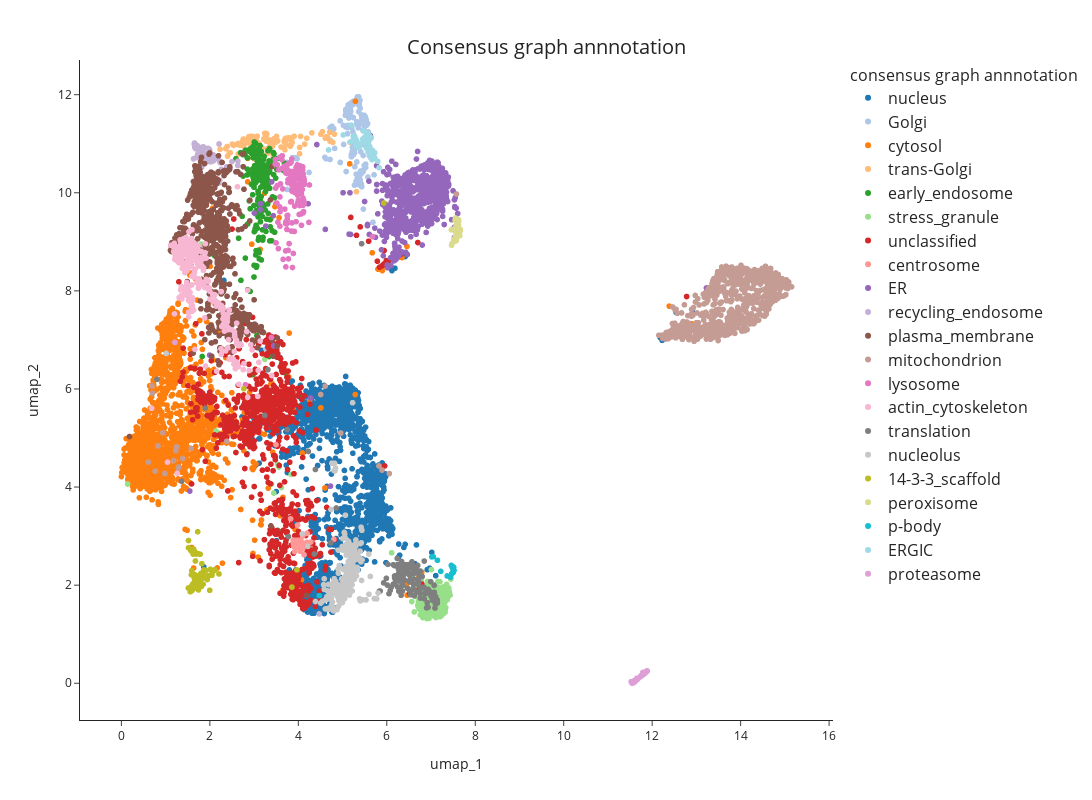

Notebook code cell kept with this figure:
### Code cell
# plot side-by-side
fig1 = px.scatter(
            umap_table,
            x="umap_1",
            y="umap_2",
            hover_name='Gene_name_canonical',
            color="consensus_graph_annnotation",
            #color_continuous_scale=px.colors.cyclical.mygbm[: -1], # small palette (Kibeom)
            #color_discrete_sequence=px.colors.qualitative.Dark24, # Duo: expand the color palette # for more options, see https://plotly.com/python/discrete-color/
            color_discrete_map = color_mapping_Oct25, # Duo: expand the color palette # for more options, see https://plotly.com/python/discrete-color/
            hover_data=None,
            template='simple_white')
fig1.update_traces(marker=dict(size=6))
fig1.update(layout_coloraxis_showscale=False)
fig1.update_layout(width=1200, height=800)
fig1.update_layout(title_text=f"Consensus graph annnotation", title_x=0.5, title_y=0.95, title_font_size=20)
fig1.update_legends(title_text='consensus graph annnotation', title_font_size=16, font_size=16 )

pio.write_html(fig1, file=plot_dir / f"{timestamp}_UMAP_consensus_graph_annnotation.html", auto_open=False)

fig1

### Figure 1 — Plotly figure (JSON) as saved in the notebook; plotly's stock layout.template omitted (floating-point values rounded to 4 significant figures; data arrays with more than 128 entries replaced by an {"elided": "..."} marker saying what was removed)
{"data": [{"hovertemplate": "<b>%{hovertext}</b><br><br>consensus_graph_annnotation=nucleus<br>umap_1=%{x}<br>umap_2=%{y}<extra></extra>", "hovertext": {"elided": "1537 str values"}, "legendgroup": "nucleus", "marker": {"color": "#1f77b4", "size": 6, "symbol": "circle"}, "mode": "markers", "name": "nucleus", "showlegend": true, "type": "scattergl", "x": {"elided": "1537 float values"}, "xaxis": "x", "y": {"elided": "1537 float values"}, "yaxis": "y"}, {"hovertemplate": "<b>%{hovertext}</b><br><br>consensus_graph_annnotation=Golgi<br>umap_1=%{x}<br>umap_2=%{y}<extra></extra>", "hovertext": {"elided": "193 str values"}, "legendgroup": "Golgi", "marker": {"color": "#aec7e8", "size": 6, "symbol": "circle"}, "mode": "markers", "name": "Golgi", "showlegend": true, "type": "scattergl", "x": {"elided": "193 float values"}, "xaxis": "x", "y": {"elided": "193 float values"}, "yaxis": "y"}, {"hovertemplate": "<b>%{hovertext}</b><br><br>consensus_graph_annnotation=cytosol<br>umap_1=%{x}<br>umap_2=%{y}<extra></extra>", "hovertext": {"elided": "1836 str values"}, "legendgroup": "cytosol", "marker": {"color": "#ff7f0e", "size": 6, "symbol": "circle"}, "mode": "markers", "name": "cytosol", "showlegend": true, "type": "scattergl", "x": {"elided": "1836 float values"}, "xaxis": "x", "y": {"elided": "1836 float values"}, "yaxis": "y"}, {"hovertemplate": "<b>%{hovertext}</b><br><br>consensus_graph_annnotation=trans-Golgi<br>umap_1=%{x}<br>umap_2=%{y}<extra></extra>", "hovertext": ["TM9SF2", "TBC1D5", "ACBD3", "ATG9A", "WDFY1", "SPG21", "ANGEL1", "SYNGR2", "TRAPPC8", "SPRYD7", "SNAP47", "ARFIP2", "TRAPPC2L", "SLC12A7", "DTNBP1", "OSBPL11", "SH3GLB1", "PSEN2", "SLC20A2", "LRBA", "TGOLN2", "MFSD4B", "SLC9A6", "TMEM63A", "TRAPPC13", "TMEM87A", "SV2A", "YIPF6", "SORT1", "KIAA0319L", "SYAP1", "SNX8", "GOLM1", "TRAPPC11", "SLC12A4", "KCT2", "LMBRD2", "ARFIP1", "SYNGR1", "ATP7B", "TVP23C", "MDK", "STX16", "C17orf75", "RAB29", "SPRY1", "TRAPPC3", "STX6", "ATP9B", "STX10", "DNAJC13", "VAMP4", "CPD", "SNX4", "TRAPPC2", "M6PR", "OSBP", "CLCN3", "CLCN5", "EFNA5", "ATP7A", "MTMR9", "ATP8A1", "SNX30", "FAM219B", "LRIG1", "AP1AR", "FAM91A1", "NAPG", "PLEKHH3", "TRAPPC6B", "TPRA1", "RAB43", "TRAPPC5", "FAM219A", "FAM177A1", "ARFGAP1", "DAGLB", "PI4K2B", "BLOC1S5", "RAB2B", "TRAPPC12", "GLG1", "TMEM230", "VTI1A", "RAB39B", "ANKRD27", "STX16", "TRAPPC9", "OSBPL9", "SLC35A5", "OSBPL10", "TMEM59", "WDR11", "PRKD2", "RAB33B", "CYSTM1", "HINT3", "RAB6B", "NDFIP2", "SNX7", "MTMR6", "TRAPPC4", "ATP6V0A2", "YIPF1", "TRAPPC1"], "legendgroup": "trans-Golgi", "marker": {"color": "#ffbb78", "size": 6, "symbol": "circle"}, "mode": "markers", "name": "trans-Golgi", "showlegend": true, "type": "scattergl", "x": [4.509, 3.35, 4.816, 2.934, 2.8, 3.105, 4.145, 2.641, 3.241, 3.679, 3.177, 4.626, 3.068, 2.401, 3.431, 3.874, 3.295, 3.696, 2.23, 2.389, 3.776, 2.92, 2.731, 2.671, 3.285, 3.904, 2.762, 3.428, 2.359, 3.777, 4.718, 2.89, 4.306, 3.279, 2.637, 4.05, 2.878, 3.451, 3.002, 3.218, 2.996, 2.459, 2.86, 3.354, 4.779, 2.534, 2.768, 2.783, 3.044, 2.926, 2.752, 3.494, 3.749, 2.868, 2.827, 2.946, 4.712, 2.97, 3.044, 2.997, 2.805, 3.435, 2.932, 2.966, 3.123, 3.61, 2.918, 3.362, 3.535, 2.438, 2.611, 2.727, 3.835, 2.724, 3.507, 4.612, 5.167, 3.274, 3.496, 3.419, 3.861, 3.253, 4.545, 3.688, 3.02, 3.324, 2.969, 5.313, 2.506, 3.712, 4.19, 3.854, 4.029, 3.319, 3.352, 4.661, 3.032, 4.028, 3.723, 3.817, 3.295, 3.372, 2.887, 3.711, 3.295, 2.904], "xaxis": "x", "y": [11.19, 10.89, 11.2, 11.11, 11.06, 11.01, 10.99, 10.79, 11.21, 11.04, 10.92, 11.14, 11.15, 10.75, 10.74, 11.13, 10.81, 10.88, 10.89, 10.94, 11.1, 11.15, 11.04, 10.97, 11.2, 11.15, 11.1, 11.03, 10.9, 11.12, 11.05, 11.06, 11.22, 11.21, 11.0, 11.15, 11.14, 11.1, 10.69, 11.09, 11.09, 10.82, 11.05, 11.07, 11.03, 10.97, 10.95, 11.07, 11.07, 11.11, 11.09, 11.03, 11.1, 11.02, 10.88, 11.11, 11.23, 11.15, 11.09, 11.1, 11.04, 11.04, 11.12, 11.12, 10.99, 10.93, 11.13, 10.97, 11.06, 10.81, 10.99, 10.81, 10.98, 10.97, 11.15, 11.11, 11.03, 11.05, 11.05, 10.95, 11.02, 11.16, 11.25, 11.08, 11.08, 10.82, 11.13, 10.02, 10.99, 11.11, 11.11, 11.03, 10.92, 11.07, 10.94, 11.13, 10.94, 10.8, 10.98, 10.95, 10.89, 10.97, 11.02, 11.04, 11.11, 11.02], "yaxis": "y"}, {"hovertemplate": "<b>%{hovertext}</b><br><br>consensus_graph_annnotation=early_endosome<br>umap_1=%{x}<br>umap_2=%{y}<extra></extra>", "hovertext": {"elided": "223 str values"}, "legendgroup": "early_endosome", "marker": {"color": "#2ca02c", "size": 6, "symbol": "circle"}, "mode": "markers", "name": "early_endosome", "showlegend": true, "type": "scattergl", "x": {"elided": "223 float values"}, "xaxis": "x", "y": {"elided": "223 float values"}, "yaxis": "y"}, {"hovertemplate": "<b>%{hovertext}</b><br><br>consensus_graph_annnotation=stress_granule<br>umap_1=%{x}<br>umap_2=%{y}<extra></extra>", "hovertext": {"elided": "241 str values"}, "legendgroup": "stress_granule", "marker": {"color": "#98df8a", "size": 6, "symbol": "circle"}, "mode": "markers", "name": "stress_granule", "showlegend": true, "type": "scattergl", "x": {"elided": "241 float values"}, "xaxis": "x", "y": {"elided": "241 float values"}, "yaxis": "y"}, {"hovertemplate": "<b>%{hovertext}</b><br><br>consensus_graph_annnotation=unclassified<br>umap_1=%{x}<br>umap_2=%{y}<extra></extra>", "hovertext": {"elided": "873 str values"}, "legendgroup": "unclassified", "marker": {"color": "#d62728", "size": 6, "symbol": "circle"}, "mode": "markers", "name": "unclassified", "showlegend": true, "type": "scattergl", "x": {"elided": "873 float values"}, "xaxis": "x", "y": {"elided": "873 float values"}, "yaxis": "y"}, {"hovertemplate": "<b>%{hovertext}</b><br><br>consensus_graph_annnotation=centrosome<br>umap_1=%{x}<br>umap_2=%{y}<extra></extra>", "hovertext": ["CCP110", "CEP72", "CEP57", "MED4", "ALMS1", "WRAP73", "RNF213", "MPHOSPH9", "CDK5RAP2", "CEP78", "CSPP1", "CEP290", "CEP350", "OFD1", "BBS4", "CEP131", "PCM1", "PCM1", "CCDC14", "CETN3", "CEP152", "PCNT", "CEP43", "CSNK1D", "KIF7", "C2CD3", "ODF2", "CROCC", "CEP350", "CEP135", "TPGS1", "CEP128", "CEP68", "MIB1", "CEP97", "SPICE1", "CNTROB", "NIN", "CEP120", "CEP192", "PIBF1", "TBC1D31", "CCDC138", "CEP63", "AKAP9", "CCDC77", "CEP250", "CEP41", "SSX2IP", "CCDC61"], "legendgroup": "centrosome", "marker": {"color": "#ff9896", "size": 6, "symbol": "circle"}, "mode": "markers", "name": "centrosome", "showlegend": true, "type": "scattergl", "x": [3.893, 3.925, 4.129, 4.032, 4.102, 3.931, 3.888, 4.098, 3.898, 3.825, 3.891, 3.944, 3.495, 3.922, 3.898, 3.973, 3.927, 3.993, 3.92, 4.804, 4.19, 3.966, 3.92, 3.962, 3.907, 4.197, 3.908, 4.09, 3.917, 3.93, 3.982, 3.946, 3.961, 3.984, 3.915, 4.041, 3.993, 4.058, 3.947, 4.146, 3.915, 3.898, 3.958, 4.28, 3.937, 4.059, 3.941, 3.989, 3.92, 3.93], "xaxis": "x", "y": [2.795, 2.861, 2.62, 2.915, 2.744, 2.841, 2.917, 3.002, 2.844, 3.353, 2.847, 2.887, 4.866, 2.832, 2.837, 2.883, 2.911, 2.843, 2.808, 2.935, 2.873, 2.841, 2.819, 2.876, 2.85, 3.054, 2.843, 2.827, 2.817, 2.823, 3.224, 2.861, 2.779, 2.915, 2.684, 2.691, 2.796, 2.759, 2.77, 2.853, 2.854, 2.839, 2.865, 2.878, 2.8, 2.915, 2.784, 2.866, 2.902, 2.874], "yaxis": "y"}, {"hovertemplate": "<b>%{hovertext}</b><br><br>consensus_graph_annnotation=ER<br>umap_1=%{x}<br>umap_2=%{y}<extra></extra>", "hovertext": {"elided": "750 str values"}, "legendgroup": "ER", "marker": {"color": "#9467bd", "size": 6, "symbol": "circle"}, "mode": "markers", "name": "ER", "showlegend": true, "type": "scattergl", "x": {"elided": "750 float values"}, "xaxis": "x", "y": {"elided": "750 float values"}, "yaxis": "y"}, {"hovertemplate": "<b>%{hovertext}</b><br><br>consensus_graph_annnotation=recycling_endosome<br>umap_1=%{x}<br>umap_2=%{y}<extra></extra>", "hovertext": ["GPRC5B", "FCGRT", "CDK16", "NKIRAS2", "CEMIP2", "MYADM", "CERK", "LDLR", "SLC12A6", "SYT1", "SCAMP2", "SERPINF1", "RAB11FIP5", "RALGAPA1", "STX3", "ATP13A3", "SMIM1", "ARHGAP10", "ECE1", "A0A3B3ITR4[p]", "ARL13B", "STEAP3", "ABCB1", "Q59FF5[p];A8CDT9[p]", "A8K6Q8[p];B7Z2I6[p]", "BICD1", "MICALL1", "ATP6V0D1", "PODXL", "ATP11A", "VAMP2", "ITGB1BP1", "SCAMP3", "SCAMP1", "STX7", "ATP9A", "SFN", "SLC1A1", "TRAPPC10", "ADGRE5", "SIRPA", "CSNK1G2", "LRP2", "ATP8B2", "LRP1", "PTPRJ", "ADAM9", "RAB32", "NHERF2", "VAMP3", "RAB11B", "RALGAPA2", "GFOD2", "ANO6", "ATP6V0A1", "WDR44", "COLEC12", "SLC35F1", "RAB11FIP1", "SLCO4C1", "RAB11FIP2", "RALGAPB", "STX12", "LMTK2", "CD302", "SLC35F2", "CMTM4", "CCNY", "ITFG1", "APBB2", "SCAMP4", "CMTM7", "ABHD17A", "CRACR2A", "VAMP8", "SEMA4C", "PACC1", "KIAA1549", "GFOD1", "PODXL2", "MRC2", "LNPEP", "PACSIN3", "ATP11B", "CSNK1G3"], "legendgroup": "recycling_endosome", "marker": {"color": "#c5b0d5", "size": 6, "symbol": "circle"}, "mode": "markers", "name": "recycling_endosome", "showlegend": true, "type": "scattergl", "x": [1.773, 2.012, 1.872, 1.669, 1.728, 2.196, 1.631, 1.961, 1.988, 1.998, 1.969, 2.63, 1.834, 1.713, 1.774, 1.865, 1.838, 1.785, 1.854, 1.675, 1.791, 1.862, 1.734, 1.658, 2.219, 2.415, 1.664, 2.498, 1.744, 1.839, 2.21, 1.723, 2.634, 2.079, 2.078, 1.778, 4.472, 1.853, 2.208, 1.813, 1.967, 1.816, 1.713, 1.85, 1.943, 1.677, 1.736, 1.879, 1.771, 2.46, 2.224, 1.652, 1.833, 1.786, 2.231, 2.08, 1.79, 1.897, 1.84, 2.024, 1.65, 1.734, 2.378, 1.671, 1.997, 1.937, 2.096, 1.898, 2.118, 2.257, 2.077, 1.967, 1.729, 1.885, 2.038, 1.814, 1.962, 1.69, 1.653, 1.78, 1.85, 2.0, 1.88, 1.791, 1.696], "xaxis": "x", "y": [10.81, 10.65, 10.19, 10.98, 10.93, 10.19, 10.69, 10.9, 10.89, 10.87, 10.69, 10.56, 10.83, 10.96, 10.52, 10.93, 10.89, 10.41, 10.7, 10.9, 10.84, 10.6, 10.9, 10.93, 10.43, 9.682, 10.98, 10.64, 10.8, 10.89, 10.66, 10.78, 10.64, 10.68, 10.65, 10.89, 1.414, 10.67, 11.0, 10.87, 10.65, 10.52, 10.96, 10.59, 10.77, 10.98, 10.77, 10.77, 10.55, 10.5, 10.26, 11.0, 10.61, 10.77, 10.62, 10.77, 10.89, 10.74, 10.8, 10.63, 10.98, 10.9, 10.53, 10.99, 10.63, 10.72, 10.29, 10.34, 10.7, 10.48, 10.71, 10.77, 10.91, 10.81, 10.68, 10.9, 10.72, 10.9, 11.02, 10.73, 10.94, 10.73, 10.65, 10.92, 10.72], "yaxis": "y"}, {"hovertemplate": "<b>%{hovertext}</b><br><br>consensus_graph_annnotation=plasma_membrane<br>umap_1=%{x}<br>umap_2=%{y}<extra></extra>", "hovertext": {"elided": "653 str values"}, "legendgroup": "plasma_membrane", "marker": {"color": "#8c564b", "size": 6, "symbol": "circle"}, "mode": "markers", "name": "plasma_membrane", "showlegend": true, "type": "scattergl", "x": {"elided": "653 float values"}, "xaxis": "x", "y": {"elided": "653 float values"}, "yaxis": "y"}, {"hovertemplate": "<b>%{hovertext}</b><br><br>consensus_graph_annnotation=mitochondrion<br>umap_1=%{x}<br>umap_2=%{y}<extra></extra>", "hovertext": {"elided": "864 str values"}, "legendgroup": "mitochondrion", "marker": {"color": "#c49c94", "size": 6, "symbol": "circle"}, "mode": "markers", "name": "mitochondrion", "showlegend": true, "type": "scattergl", "x": {"elided": "864 float values"}, "xaxis": "x", "y": {"elided": "864 float values"}, "yaxis": "y"}, {"hovertemplate": "<b>%{hovertext}</b><br><br>consensus_graph_annnotation=lysosome<br>umap_1=%{x}<br>umap_2=%{y}<extra></extra>", "hovertext": {"elided": "169 str values"}, "legendgroup": "lysosome", "marker": {"color": "#e377c2", "size": 6, "symbol": "circle"}, "mode": "markers", "name": "lysosome", "showlegend": true, "type": "scattergl", "x": {"elided": "169 float values"}, "xaxis": "x", "y": {"elided": "169 float values"}, "yaxis": "y"}, {"hovertemplate": "<b>%{hovertext}</b><br><br>consensus_graph_annnotation=actin_cytoskeleton<br>umap_1=%{x}<br>umap_2=%{y}<extra></extra>", "hovertext": {"elided": "279 str values"}, "legendgroup": "actin_cytoskeleton", "marker": {"color": "#f7b6d2", "size": 6, "symbol": "circle"}, "mode": "markers", "name": "actin_cytoskeleton", "showlegend": true, "type": "scattergl", "x": {"elided": "279 float values"}, "xaxis": "x", "y": {"elided": "279 float values"}, "yaxis": "y"}, {"hovertemplate": "<b>%{hovertext}</b><br><br>consensus_graph_annnotation=translation<br>umap_1=%{x}<br>umap_2=%{y}<extra></extra>", "hovertext": {"elided": "159 str values"}, "legendgroup": "translation", "marker": {"color": "#7f7f7f", "size": 6, "symbol": "circle"}, "mode": "markers", "name": "translation", "showlegend": true, "type": "scattergl", "x": {"elided": "159 float values"}, "xaxis": "x", "y": {"elided": "159 float values"}, "yaxis": "y"}, {"hovertemplate": "<b>%{hovertext}</b><br><br>consensus_graph_annnotation=nucleolus<br>umap_1=%{x}<br>umap_2=%{y}<extra></extra>", "hovertext": {"elided": "208 str values"}, "legendgroup": "nucleolus", "marker": {"color": "#c7c7c7", "size": 6, "symbol": "circle"}, "mode": "markers", "name": "nucleolus", "showlegend": true, "type": "scattergl", "x": {"elided": "208 float values"}, "xaxis": "x", "y": {"elided": "208 float values"}, "yaxis": "y"}, {"hovertemplate": "<b>%{hovertext}</b><br><br>consensus_graph_annnotation=14-3-3_scaffold<br>umap_1=%{x}<br>umap_2=%{y}<extra></extra>", "hovertext": {"elided": "130 str values"}, "legendgroup": "14-3-3_scaffold", "marker": {"color": "#bcbd22", "size": 6, "symbol": "circle"}, "mode": "markers", "name": "14-3-3_scaffold", "showlegend": true, "type": "scattergl", "x": {"elided": "130 float values"}, "xaxis": "x", "y": {"elided": "130 float values"}, "yaxis": "y"}, {"hovertemplate": "<b>%{hovertext}</b><br><br>consensus_graph_annnotation=peroxisome<br>umap_1=%{x}<br>umap_2=%{y}<extra></extra>", "hovertext": ["PEX26", "ACAA1", "ACOX1", "FAR2", "PEX6", "PEX12", "PEX5", "HSD17B4", "SCP2", "CAT", "ACBD5", "FAR1", "B4DL07[p]", "AGPS", "ACOT8", "GNPAT", "ACOX3", "SLC25A17", "PEX1", "PEX14", "ABCD3", "PEX2", "ABCD1", "EPHX2", "PEX3", "EHHADH", "TYSND1", "DECR2", "GSTK1", "ECI2", "ACAD11", "TMEM135", "LONP2", "PEX13", "PAFAH2", "PECR", "PXMP2", "HACL1", "CROT", "PEX16"], "legendgroup": "peroxisome", "marker": {"color": "#dbdb8d", "size": 6, "symbol": "circle"}, "mode": "markers", "name": "peroxisome", "showlegend": true, "type": "scattergl", "x": [7.63, 7.542, 7.611, 7.664, 7.534, 7.622, 7.466, 7.574, 7.52, 7.533, 7.575, 7.571, 7.517, 7.581, 7.622, 7.579, 7.662, 7.621, 7.569, 7.566, 7.559, 7.649, 7.572, 7.476, 7.544, 7.619, 7.657, 7.568, 7.458, 7.513, 7.604, 7.587, 7.646, 7.627, 7.554, 7.583, 7.532, 7.573, 7.619, 7.554], "xaxis": "x", "y": [9.136, 9.278, 9.166, 9.25, 9.025, 9.146, 8.931, 9.063, 9.05, 9.235, 9.317, 9.21, 9.005, 9.099, 9.45, 9.185, 9.231, 9.339, 9.02, 9.166, 9.11, 9.124, 9.045, 8.967, 9.434, 9.428, 9.23, 9.331, 9.245, 9.248, 9.453, 9.119, 9.191, 9.423, 9.049, 9.291, 9.067, 9.195, 9.149, 9.485], "yaxis": "y"}, {"hovertemplate": "<b>%{hovertext}</b><br><br>consensus_graph_annnotation=p-body<br>umap_1=%{x}<br>umap_2=%{y}<extra></extra>", "hovertext": ["EIF4ENIF1", "LSM5", "LSM1", "LSM3", "LSM14B", "EDC4", "Q6ZMY0[p]", "PATL1", "DCP2", "DCP1B", "XRN1", "LSM14A", "EDC3", "LSM14B", "YTHDC2", "DCP1A", "LSM2", "MARF1"], "legendgroup": "p-body", "marker": {"color": "#17becf", "size": 6, "symbol": "circle"}, "mode": "markers", "name": "p-body", "showlegend": true, "type": "scattergl", "x": [7.473, 7.145, 7.482, 7.049, 7.365, 7.52, 7.22, 7.486, 7.504, 7.51, 7.501, 7.467, 7.498, 4.475, 7.442, 7.497, 7.019, 7.459], "xaxis": "x", "y": [2.242, 2.507, 2.359, 2.582, 2.187, 2.3, 2.282, 2.381, 2.351, 2.365, 2.256, 2.232, 2.321, 1.786, 2.162, 2.328, 2.577, 2.403], "yaxis": "y"}, {"hovertemplate": "<b>%{hovertext}</b><br><br>consensus_graph_annnotation=ERGIC<br>umap_1=%{x}<br>umap_2=%{y}<extra></extra>", "hovertext": ["SREBF2", "LMAN1", "DESI2", "TMED10", "TMED9", "EGFL7", "COPZ1", "COPG2", "TRIM27", "IER3IP1", "ERP44", "LMAN2", "ERGIC3", "LYSMD3", "RAB3B", "ARCN1", "METTL9", "TRIM4", "YIPF5", "B4DSQ5[p]", "GPR89B", "ERGIC1", "RAB3GAP1", "SEC31A", "COPB2", "SEC22B", "SLC39A11", "COPE", "BET1", "RER1", "SEC22B", "SEC24D", "SEC24A", "ARF4", "COPB1", "COPA", "SCAP", "TMED1", "TMED2", "SAR1B", "YIF1B", "PIGG", "RABL3", "SAR1A", "TMED4", "MTMR14", "MCFD2", "CHPT1", "SCFD1", "LMAN2L", "RAB3GAP2", "RAB18", "MTMR4", "TMED5", "COPG1"], "legendgroup": "ERGIC", "marker": {"color": "#9edae5", "size": 6, "symbol": "circle"}, "mode": "markers", "name": "ERGIC", "showlegend": true, "type": "scattergl", "x": [5.648, 5.692, 5.586, 5.667, 5.649, 5.599, 5.284, 5.272, 5.178, 5.575, 5.657, 5.647, 5.538, 5.558, 5.825, 5.301, 5.454, 5.622, 5.4, 5.527, 5.615, 5.727, 5.259, 5.196, 5.296, 5.718, 5.798, 5.271, 5.468, 5.475, 5.578, 5.385, 5.359, 5.241, 5.274, 5.319, 5.557, 5.676, 5.644, 5.305, 5.536, 5.673, 5.707, 5.63, 5.492, 4.683, 5.688, 5.016, 5.539, 5.704, 5.316, 5.64, 5.608, 5.729, 5.29], "xaxis": "x", "y": [11.12, 10.7, 11.02, 10.67, 10.8, 11.17, 11.11, 11.15, 11.04, 10.88, 10.78, 10.82, 11.1, 11.12, 10.51, 11.09, 11.09, 11.1, 10.99, 11.13, 10.94, 10.82, 11.08, 11.38, 11.08, 10.82, 10.64, 11.11, 11.26, 11.02, 10.83, 10.94, 10.92, 11.15, 11.1, 11.06, 11.23, 10.74, 10.77, 10.95, 11.17, 10.87, 10.74, 10.88, 11.12, 10.87, 10.8, 11.18, 10.91, 10.8, 11.06, 10.81, 10.75, 10.71, 11.11], "yaxis": "y"}, {"hovertemplate": "<b>%{hovertext}</b><br><br>consensus_graph_annnotation=proteasome<br>umap_1=%{x}<br>umap_2=%{y}<extra></extra>", "hovertext": ["PSMD13", "ZFAND5", "PSME3IP1", "RAD23A", "PSMG3", "PSMA2", "TCP11L2", "PSME2", "PSMC6", "NUB1", "PSMA7", "PSME1", "BAG1", "PSMD12", "PSMA5", "PSMC5", "PSMB2", "PSMC3", "PSMA3", "PSMA6", "PSMB4", "PSMC2", "PSMD14", "PSMB3", "PSMC4", "PSMG1", "TCP11L1", "UBQLN2", "PSMB7", "UBFD1", "PSMD11", "PSMD3", "TXNL1", "PSMA1", "PSMA4", "PSMB6", "PSMB5", "PSMD7", "USP14", "RAD23B", "PSMD4", "PSME3", "PSMC1", "UBE3A", "PSMD2", "PSME4", "PSMD6", "UBE3C", "ADRM1", "PSMB1", "AKIRIN2", "PSMG4", "UCHL5", "UCHL5", "DDI2", "PSMD4", "ECPAS", "PSME3", "ZFAND6", "UBR7", "AFG2A", "UBLCP1", "PSMG2", "NGLY1", "PSMD1", "PITHD1", "RNF181", "POMP", "USP15", "RNF115", "PSMD8", "PSMC3"], "legendgroup": "proteasome", "marker": {"color": "#de9ed6", "size": 6, "symbol": "circle"}, "mode": "markers", "name": "proteasome", "showlegend": true, "type": "scattergl", "x": [11.88, 11.66, 11.61, 11.62, 11.66, 11.85, 11.62, 11.79, 11.84, 11.61, 11.8, 11.86, 11.6, 11.86, 11.78, 11.89, 11.84, 11.58, 11.83, 11.85, 11.86, 11.81, 11.85, 11.85, 11.86, 11.78, 11.59, 11.79, 11.84, 11.62, 11.87, 11.81, 11.59, 11.84, 11.82, 11.79, 11.83, 11.87, 11.8, 11.84, 11.81, 1.209, 11.82, 11.62, 11.81, 11.74, 11.79, 11.81, 11.83, 11.85, 11.63, 11.61, 11.83, 11.6, 11.52, 11.86, 11.73, 11.76, 11.61, 11.65, 11.69, 11.67, 11.75, 11.59, 11.89, 11.55, 11.56, 11.63, 11.59, 11.78, 11.87, 11.85], "xaxis": "x", "y": [0.2488, 0.07822, 0.04615, 0.05686, 0.08809, 0.2317, 0.05008, 0.1776, 0.2141, 0.04535, 0.1914, 0.2335, 0.0378, 0.237, 0.1656, 0.2541, 0.2174, 0.02476, 0.2045, 0.2229, 0.2281, 0.1876, 0.2263, 0.2238, 0.2286, 0.1735, 0.04012, 0.2208, 0.2185, 0.05165, 0.2423, 0.1932, 0.01328, 0.2097, 0.1993, 0.1717, 0.2054, 0.239, 0.1795, 0.2151, 0.1924, 6.95, 0.2001, 0.04515, 0.1845, 0.1388, 0.1763, 0.1922, 0.1982, 0.227, 0.05831, 0.05152, 0.208, 0.04524, 0.03259, 0.2343, 0.1351, 0.1665, 0.03904, 0.1007, 0.101, 0.08963, 0.1427, 0.04901, 0.2488, 0, 0.02088, 0.0576, 0.03839, 0.1818, 0.2418, 0.2248], "yaxis": "y"}], "layout": {"coloraxis": {"showscale": false}, "height": 800, "legend": {"font": {"size": 16}, "title": {"font": {"size": 16}, "text": "consensus graph annnotation"}, "tracegroupgap": 0}, "margin": {"t": 60}, "title": {"font": {"size": 20}, "text": "Consensus graph annnotation", "x": 0.5, "y": 0.95}, "width": 1200, "xaxis": {"anchor": "y", "domain": [0, 1], "title": {"text": "umap_1"}}, "yaxis": {"anchor": "x", "domain": [0, 1], "title": {"text": "umap_2"}}}}
